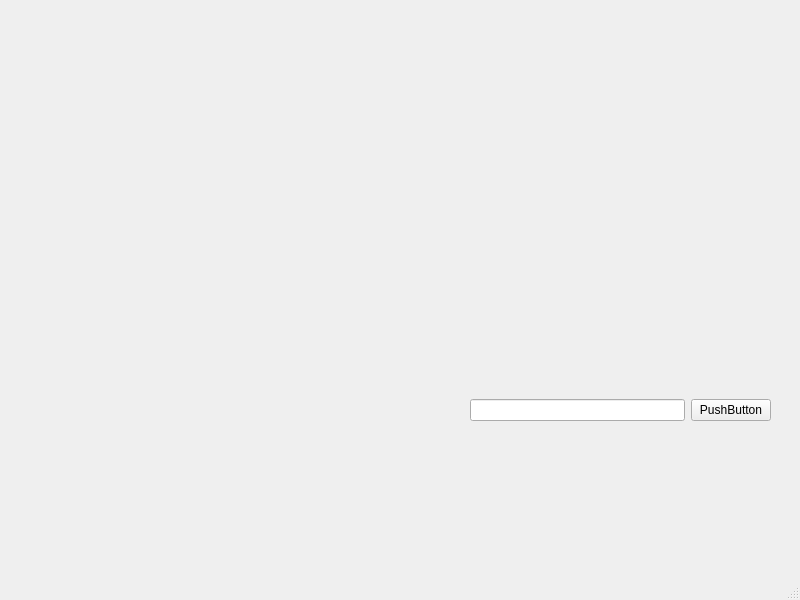
<?xml version="1.0" encoding="UTF-8"?>
<ui version="4.0">
 <class>MainWindow</class>
 <widget class="QMainWindow" name="MainWindow">
  <property name="geometry">
   <rect>
    <x>0</x>
    <y>0</y>
    <width>800</width>
    <height>600</height>
   </rect>
  </property>
  <property name="windowTitle">
   <string>MainWindow</string>
  </property>
  <widget class="QWidget" name="centralwidget">
   <widget class="QWidget" name="horizontalLayoutWidget">
    <property name="geometry">
     <rect>
      <x>470</x>
      <y>290</y>
      <width>301</width>
      <height>241</height>
     </rect>
    </property>
    <layout class="QHBoxLayout" name="horizontalLayout">
     <item>
      <widget class="QLineEdit" name="lineEdit"/>
     </item>
     <item>
      <widget class="QPushButton" name="pushButton">
       <property name="text">
        <string>PushButton</string>
       </property>
      </widget>
     </item>
    </layout>
   </widget>
  </widget>
  <widget class="QMenuBar" name="menubar">
   <property name="geometry">
    <rect>
     <x>0</x>
     <y>0</y>
     <width>800</width>
     <height>21</height>
    </rect>
   </property>
  </widget>
  <widget class="QStatusBar" name="statusbar"/>
 </widget>
 <resources/>
 <connections/>
</ui>
